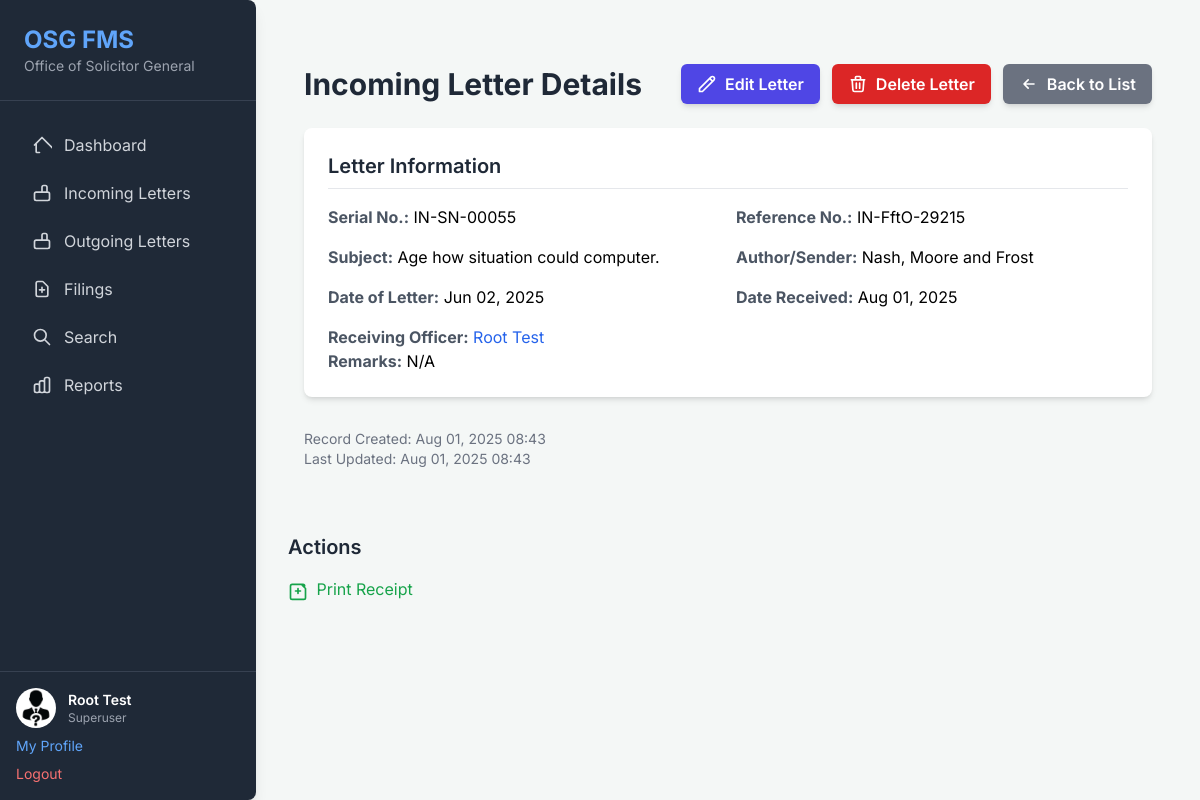
Page /letters/incoming/57/ (signed in) on the committed database.
### osg_project/file_manager_app/models.py (models this page shows, shortened)
class Profile(models.Model):
    ROLE_CHOICES = [
        ('officer', 'Officer'),
        ('superuser', 'Superuser'), # Renamed 'admin' to 'superuser' for clarity with Django's built-in concept
    ]
    user = models.OneToOneField(User, on_delete=models.CASCADE, related_name='profile',
                                help_text="The associated Django User account.")
    role = models.CharField(
        max_length=10,
        choices=ROLE_CHOICES,
        default='officer', # Default to 'officer' as most users will be officers
        help_text="The role of the user within the system (Officer or Superuser)."
    )
    employee_number = models.CharField(
        max_length=50,
        unique=True,
        help_text="Unique employee identification number."
    )
    profile_picture = models.ImageField(
        upload_to='profile_pics/',
        blank=True,
        null=True,
        help_text="Optional profile picture for the user."
    )
    class Meta:
        verbose_name = "User Profile"
        verbose_name_plural = "User Profiles"

class IncomingLetter(models.Model):
    received_date = models.DateField(
        default=timezone.now,
        verbose_name="Date Received",
        help_text="The date the letter was received by the office."
    )
    serial_number = models.CharField(
        max_length=50,
        unique=True, # Assuming serial number should be unique for incoming letters
        verbose_name="Serial No.",
        help_text="Unique serial number assigned upon receipt."
    )
    date_of_letter = models.DateField(
        verbose_name="Date of Letter",
        help_text="The date written on the letter itself."
    )
    reference = models.CharField(
        max_length=100,
        unique=True, # Assuming reference should be unique
        verbose_name="Reference No.",
        help_text="The reference number of the incoming letter."
    )
    subject = models.CharField(
        max_length=255,
        verbose_name="Subject",
        help_text="The subject line of the letter."
    )
    author = models.CharField(
        max_length=100,
        verbose_name="Author/Sender",
        help_text="The name of the person or entity who sent the letter."
    )
    receiving_officer = models.ForeignKey(
        User,
        on_delete=models.SET_NULL, # If user is deleted, set to null
        null=True,
        blank=True, # Allow to be blank initially if assigned later
        related_name='incoming_letters_received',
        verbose_name="Receiving Officer",
        help_text="The officer responsible for handling this letter."
    )
    remarks = models.TextField(
        verbose_name="Remarks",
        blank=True,
        help_text="Any additional remarks or notes about the letter."
    )
    scanned_copy = models.FileField(
        upload_to='incoming_letters_scans/',
        verbose_name="Scanned Copy (PDF)",
        blank=True,
        null=True,
        validators=[validate_pdf],
        help_text="Upload a scanned PDF copy of the incoming letter (Max 5MB)."
    )
    signed_by = models.ForeignKey(
        User,
        on_delete=models.SET_NULL,
        null=True,
        blank=True,
        related_name='incoming_letters_signed',
        help_text="The user who signed off on this letter's action."
    )
    signed_at = models.DateField(
        blank=True,
        null=True,
        help_text="Date the letter was signed off."
    )
    signature = models.ImageField(
        upload_to='signatures/',
        blank=True,
        null=True,
        help_text="Digital signature (if applicable)."
    )
    sender = models.CharField(
        max_length=255,
        blank=True,
        null=True,
        help_text="Full name or organization of the sender (redundant with author, but kept from example)."
    )
    is_actioned = models.BooleanField(
        default=False,
        help_text="Indicates if the letter has been actioned or processed."
    )
    created_at = models.DateTimeField(auto_now_add=True)
    updated_at = models.DateTimeField(auto_now=True)
    class Meta:
        verbose_name = "Incoming Letter"
        verbose_name_plural = "Incoming Letters"
        ordering = ['-received_date', '-serial_number']

### osg_project/file_manager_app/views.py (the view)
# urls.py: path('letters/incoming/<int:pk>/', views.incoming_letter_detail, name='incoming_letter_detail'),
@login_required
def incoming_letter_detail(request, pk):
    letter = get_object_or_404(IncomingLetter.objects.select_related('receiving_officer', 'signed_by'), pk=pk)
    context = {'incoming_letter': letter}
    return render(request, 'incoming_letters/incoming_letter_detail.html', context)

### osg_project/file_manager_app/templates/incoming_letters/incoming_letter_detail.html (shortened to what this page needs)
{% extends 'base.html' %}
{% block content %}
<div class="container mx-auto px-4 py-8">
    <div class="flex justify-between items-center mb-6">
        <h2 class="text-3xl font-bold text-gray-800">Incoming Letter Details</h2>
        <div class="flex space-x-3">
            <a href="{% url 'file_manager_app:incoming_letter_edit' incoming_letter.pk %}" class="bg-indigo-600 hover:bg-indigo-700 text-white font-semibold py-2 px-4 rounded-md shadow-md transition duration-150 ease-in-out flex items-center">
                <svg class="w-5 h-5 mr-2" fill="none" stroke="currentColor" viewBox="0 0 24 24" xmlns="http://www.w3.org/2000/svg"><path stroke-linecap="round" stroke-linejoin="round" stroke-width="2" d="M15.232 5.232l3.536 3.536m-2.036-5.036a2.5 2.5 0 113.536 3.536L6.5 21.036H3v-3.572L16.732 3.732z"></path></svg>
                Edit Letter
            </a>
            <a href="{% url 'file_manager_app:incoming_letter_confirm_delete' incoming_letter.pk %}" class="bg-red-600 hover:bg-red-700 text-white font-semibold py-2 px-4 rounded-md shadow-md transition duration-150 ease-in-out flex items-center">
                Delete Letter
            </a>
            <a href="{% url 'file_manager_app:incoming_letter_list' %}" class="bg-gray-500 hover:bg-gray-600 text-white font-semibold py-2 px-4 rounded-md shadow-md transition duration-150 ease-in-out flex items-center">
                <svg class="w-5 h-5 mr-2" fill="none" stroke="currentColor" viewBox="0 0 24 24" xmlns="http://www.w3.org/2000/svg"><path stroke-linecap="round" stroke-linejoin="round" stroke-width="2" d="M11 17l-5-5m0 0l5-5m-5 5h12"></path></svg>
                Back to List
            </a>
        </div>
    </div>
    <div class="bg-white shadow-md rounded-lg p-6 mb-8">
        <h3 class="text-xl font-semibold text-gray-800 mb-4 border-b pb-2">Letter Information</h3>
        <div class="grid grid-cols-1 md:grid-cols-2 gap-4">
            <div><strong class="text-gray-600">Serial No.:</strong> {{ incoming_letter.serial_number }}</div>
            <div><strong class="text-gray-600">Reference No.:</strong> {{ incoming_letter.reference }}</div>
            <div><strong class="text-gray-600">Subject:</strong> {{ incoming_letter.subject }}</div>
            <div><strong class="text-gray-600">Author/Sender:</strong> {{ incoming_letter.author }}</div>
            <div><strong class="text-gray-600">Date of Letter:</strong> {{ incoming_letter.date_of_letter|date:"M d, Y" }}</div>
            <div><strong class="text-gray-600">Date Received:</strong> {{ incoming_letter.received_date|date:"M d, Y " }}</div>
            <div><strong class="text-gray-600">Receiving Officer:</strong>
                {% if incoming_letter.receiving_officer %}
                    <a href="{% url 'file_manager_app:user_detail' incoming_letter.receiving_officer.pk %}" class="text-blue-600 hover:underline">
                        {{ incoming_letter.receiving_officer.first_name }} {{ incoming_letter.receiving_officer.last_name }}
                    </a>
                {% else %}
                    N/A
                {% endif %}
            </div>
            </div>
            <div class="md:col-span-2"><strong class="text-gray-600">Remarks:</strong> {{ incoming_letter.remarks|default:"N/A" }}</div>
        </div>
        <div class="mt-6 text-sm text-gray-500">
            <p>Record Created: {{ incoming_letter.created_at|date:"M d, Y H:i" }}</p>
            <p>Last Updated: {{ incoming_letter.updated_at|date:"M d, Y H:i" }}</p>
        </div>
    </div>
    <div class="mt-8">
        <h3 class="text-xl font-semibold text-gray-800 mb-4">Actions</h3>
        <a href="{% url 'file_manager_app:incoming_letter_print_and_move' incoming_letter.pk %}" class="text-green-600 hover:text-green-900 mr-4">
            <svg class="w-5 h-5 inline-block mr-1" fill="none" stroke="currentColor" viewBox="0 0 24 24" xmlns="http://www.w3.org/2000/svg"><path stroke-linecap="round" stroke-linejoin="round" stroke-width="2" d="M9 12h6m-3-3v6m8-9a2 2 0 00-2-2H5a2 2 0 00-2 2v14a2 2 0 002 2h14a2 2 0 002-2V9l-4-4z"></path></svg>
            Print Receipt
        </a>
    </div>
{% endblock %}

### osg_project/file_manager_app/templates/base.html (shortened to what this page needs)
<!DOCTYPE html>
<html lang="en">
<head>
    <script src="https://cdn.tailwindcss.com"></script>
</head>
<body class="flex min-h-screen">
    <aside class="w-64 bg-gray-800 text-white flex flex-col shadow-lg rounded-r-lg">
        <div class="p-6 border-b border-gray-700">
            <h1 class="text-2xl font-bold text-blue-400">OSG FMS</h1>
            <p class="text-sm text-gray-400">Office of Solicitor General</p>
        </div>
        <nav class="flex-1 px-4 py-6 space-y-2">
            <a href="{% url 'file_manager_app:dashboard' %}" class="flex items-center px-4 py-2 rounded-md text-gray-300 hover:bg-gray-700 hover:text-white transition duration-150 ease-in-out">
                Dashboard
            </a>
            <a href="{% url 'file_manager_app:incoming_letter_list' %}" class="flex items-center px-4 py-2 rounded-md text-gray-300 hover:bg-gray-700 hover:text-white transition duration-150 ease-in-out">
                <svg class="w-5 h-5 mr-3" fill="none" stroke="currentColor" viewBox="0 0 24 24" xmlns="http://www.w3.org/2000/svg"><path stroke-linecap="round" stroke-linejoin="round" stroke-width="2" d="M19 11H5m14 0a2 2 0 012 2v6a2 2 0 01-2 2H5a2 2 0 01-2-2v-6a2 2 0 012-2m7 0V5a2 2 0 012-2h2a2 2 0 012 2v6m-6 0h-2"></path></svg>
                Incoming Letters
            </a>
            <a href="{% url 'file_manager_app:outgoing_letter_list' %}" class="flex items-center px-4 py-2 rounded-md text-gray-300 hover:bg-gray-700 hover:text-white transition duration-150 ease-in-out">
                <svg class="w-5 h-5 mr-3" fill="none" stroke="currentColor" viewBox="0 0 24 24" xmlns="http://www.w3.org/2000/svg"><path stroke-linecap="round" stroke-linejoin="round" stroke-width="2" d="M19 11H5m14 0a2 2 0 012 2v6a2 2 0 01-2 2H5a2 2 0 01-2-2v-6a2 2 0 012-2m7 0V5a2 2 0 012-2h2a2 2 0 012 2v6m-6 0h-2"></path></svg>
                Outgoing Letters
            </a>
            <a href="{% url 'file_manager_app:filing_list' %}" class="flex items-center px-4 py-2 rounded-md text-gray-300 hover:bg-gray-700 hover:text-white transition duration-150 ease-in-out">
                <svg class="w-5 h-5 mr-3" fill="none" stroke="currentColor" viewBox="0 0 24 24" xmlns="http://www.w3.org/2000/svg"><path stroke-linecap="round" stroke-linejoin="round" stroke-width="2" d="M9 13h6m-3-3v6m5 5H7a2 2 0 01-2-2V5a2 2 0 012-2h5.586a1 1 0 01.707.293l5.414 5.414a1 1 0 01.293.707V19a2 2 0 01-2 2z"></path></svg>
                Filings
            </a>
            <a href="{% url 'file_manager_app:search_results' %}" class="flex items-center px-4 py-2 rounded-md text-gray-300 hover:bg-gray-700 hover:text-white transition duration-150 ease-in-out">
                <svg class="w-5 h-5 mr-3" fill="none" stroke="currentColor" viewBox="0 0 24 24" xmlns="http://www.w3.org/2000/svg"><path stroke-linecap="round" stroke-linejoin="round" stroke-width="2" d="M21 21l-6-6m2-5a7 7 0 11-14 0 7 7 0 0114 0z"></path></svg>
                Search
            </a>
            <a href="{% url 'file_manager_app:report_dashboard' %}" class="flex items-center px-4 py-2 rounded-md text-gray-300 hover:bg-gray-700 hover:text-white transition duration-150 ease-in-out">
                Reports
            </a>
        </nav>
        <div class="p-4 border-t border-gray-700">
            {% if user.is_authenticated %}
            <div class="flex items-center mb-2">
                {% if user.profile.profile_picture %}
                    <img src="{{ user.profile.profile_picture.url }}" alt="Profile Picture" class="w-10 h-10 rounded-full mr-3 object-cover">
                {% else %}
                    <div class="w-10 h-10 rounded-full bg-blue-500 flex items-center justify-center text-white text-lg font-bold mr-3">
                        {{ user.first_name|first|upper }}{{ user.last_name|first|upper }}
                    </div>
                {% endif %}
                <div>
                    <p class="text-sm font-semibold">{{ user.first_name }} {{ user.last_name }}</p>
                    <p class="text-xs text-gray-400">{{ user.profile.get_role_display }}</p>
                </div>
            </div>
            <a href="{% url 'file_manager_app:profile_detail' %}" class="block text-sm text-blue-400 hover:text-blue-300 mb-2">My Profile</a>
            <a href="{% url 'logout' %}" class="block text-sm text-red-400 hover:text-red-300">Logout</a>
            {% else %}
            <p class="text-sm text-gray-400 mb-2">Welcome, Guest!</p>
            <a href="{% url 'login' %}" class="block text-sm text-blue-400 hover:text-blue-300">Login</a>
            <a href="{% url 'register' %}" class="block text-sm text-green-400 hover:text-green-300 mt-1">Register</a>
            {% endif %}
        </div>
    </aside>
    <main class="flex-1 p-8 overflow-y-auto">
        {% block content %}{% endblock %}
    </main>
</body>
</html>

### osg_project/file_manager_app/templates/base.html (style rules this page uses)
body { font-family: 'Inter', sans-serif; background-color: #f4f7f6; }

### rows in the picture
IncomingLetter: serial_number "IN-SN-00055", reference "IN-FftO-29215", subject "Age how situation could computer.", author "Nash, Moore and Frost", date_of_letter "Jun 02, 2025", received_date "Aug 01, 2025", receiving_officer.first_name "Root", receiving_officer.last_name "Test", remarks "N/A", created_at "Aug 01, 2025 08:43", updated_at "Aug 01, 2025 08:43"

### other values in the picture
{{ user.first_name }} "Root"
{{ user.last_name }} "Test"
{{ user.profile.get_role_display }} "Superuser"
